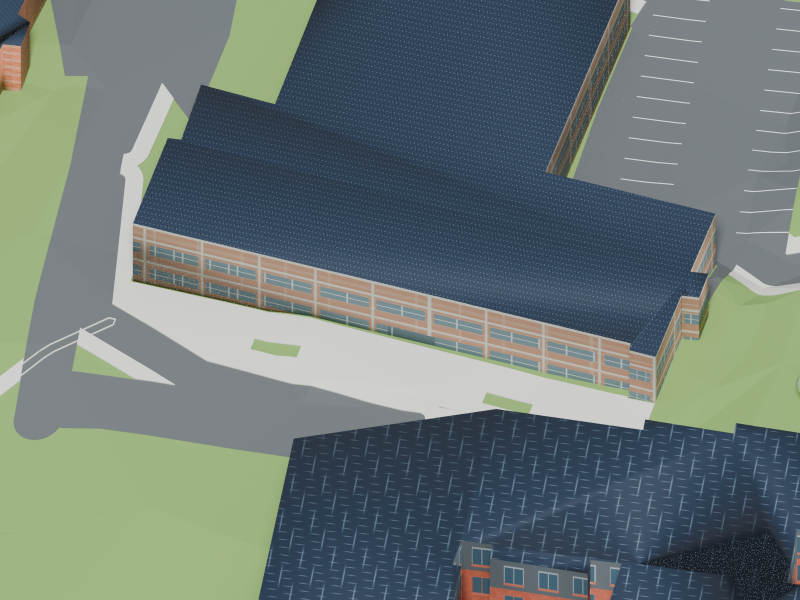
#> input picture personal-masterplan/monroe-pavement-fix/previews/existing_22_school_facade_forecourt.png, 1600 x 1200 px, found by its file name (shown at 1/2 size); its folder holds 8 pictures in this run; the run also reads 1 picture not shown here
$ python package_delivery.py
#> lines starting #> are read from the running program, lines starting #| are printed output that depends on the picture
from pathlib import Path
from PIL import Image,ImageDraw
import json,hashlib,shutil,zipfile
w=Path('/workspace/monroe-pavement-fix');d=w/'delivery';p=d/'previews';pipeline=d/'pipeline';pipeline.mkdir(exist_ok=True)
for s in (w/'scripts').glob('*.py'):shutil.copy2(s,pipeline/s.name)
for f in d.rglob('*.blend1'):f.unlink()
def gallery(names,cols,size,out):
 cellw,cellh=size;canvas=Image.new('RGB',(cols*cellw,((len(names)+cols-1)//cols)*cellh),'white');draw=ImageDraw.Draw(canvas)
 for i,(name,label) in enumerate(names):
  im=Image.open(p/(name+'.png')).convert('RGB');im.thumbnail((cellw,cellh-26));x=(i%cols)*cellw;y=(i//cols)*cellh;canvas.paste(im,(x+(cellw-im.width)//2,y));draw.text((x+12,y+cellh-22),label,fill='black')
 canvas.save(p/out)
shutil.copy2('/workspace/monroe-townhouse-correction/delivery/previews/existing_01_campus_masterplan.png',p/'before_existing_01_campus_masterplan.png')
gallery([('before_existing_01_campus_masterplan','Before pavement and material corrections'),('existing_01_campus_masterplan','After corrections - same camera')],2,(800,626),'before_after.png')
#> in gallery, `canvas = Image.new('RGB', (cols * cellw, (len(names) + cols - 1) // co`: canvas: PIL image 1600x626 RGB; every value is 255
#> in gallery, `im = Image.open(p / (name + '.png')).convert('RGB')`:
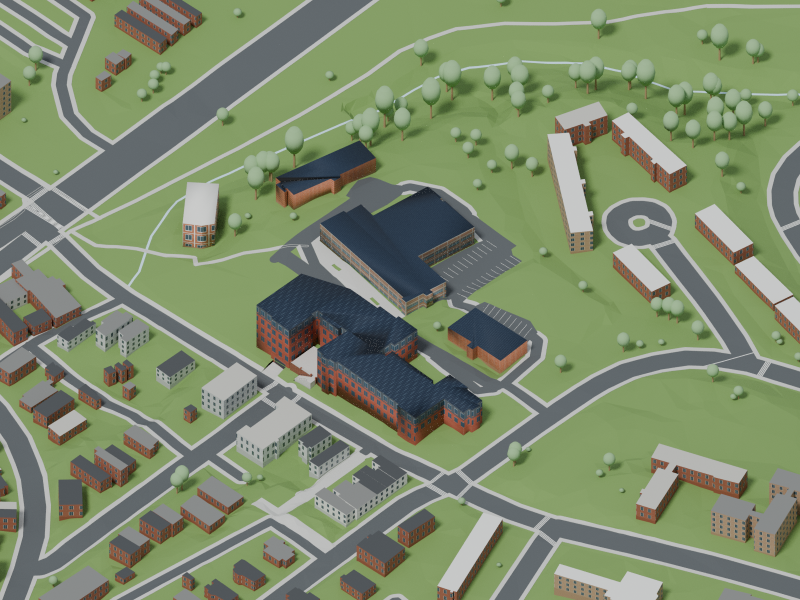
#> im: PIL image 1600x1200 RGB (shown at 1/2 size); mean R, G, B 125, 138, 108.7
#> in gallery, `im.thumbnail((cellw, cellh - 26))`:
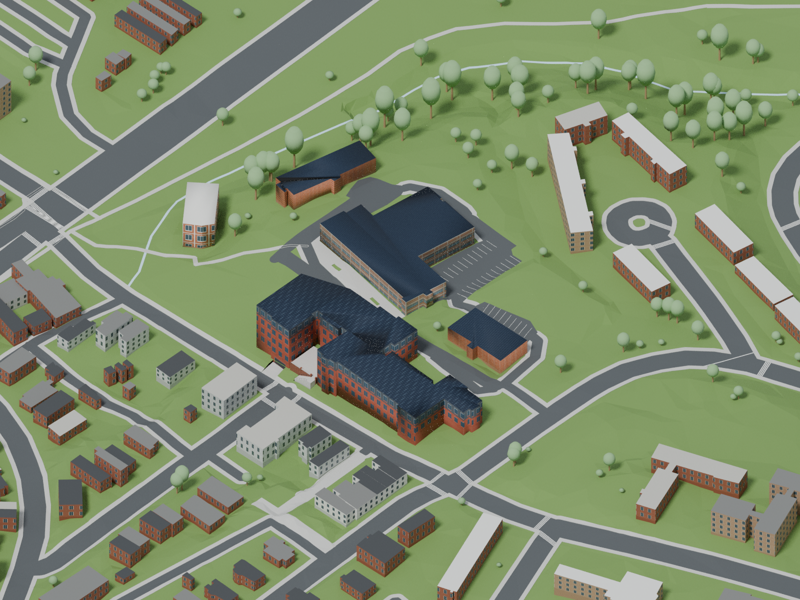
#> im: PIL image 800x600 RGB; mean R, G, B 125, 138, 108.7
#> in gallery, `canvas.paste(im, (x + (cellw - im.width) // 2, y))`:
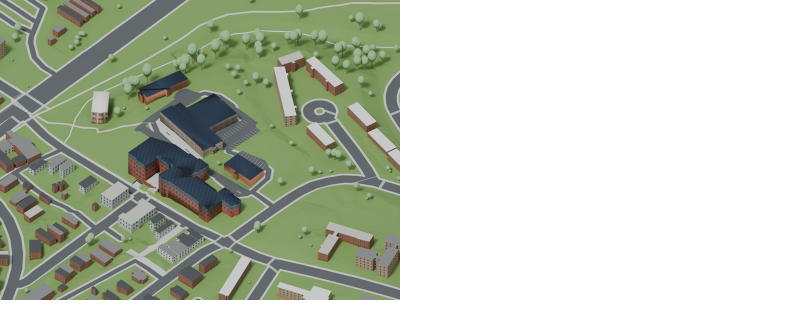
#> canvas: PIL image 1600x626 RGB (shown at 1/2 size); mean R, G, B 192.7, 198.9, 184.9
#> pass 2 of the loop in gallery, `for i,(name,label) in enumerate(names):`:
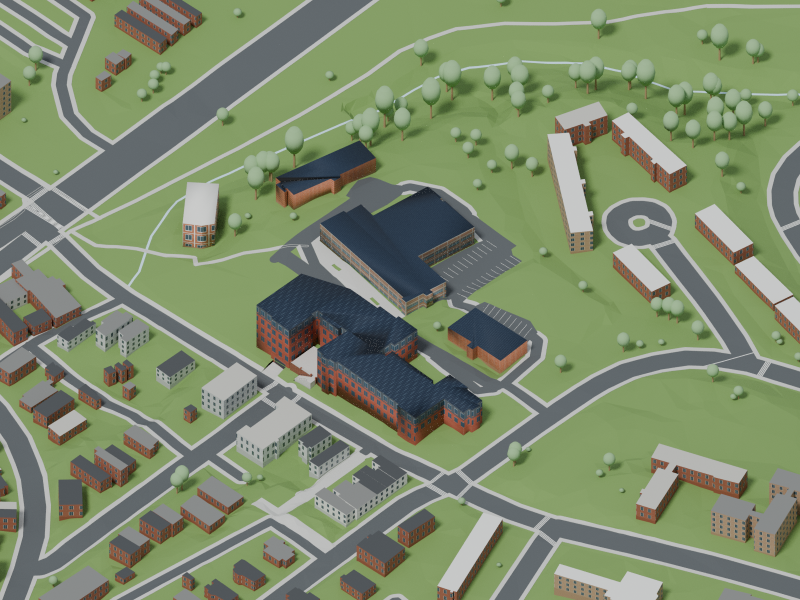
#> input picture personal-masterplan/monroe-pavement-fix/previews/existing_01_campus_masterplan.png, 1600 x 1200 px, found by its file name (shown at 1/2 size)
#> in gallery, `canvas.save(p/out)`:
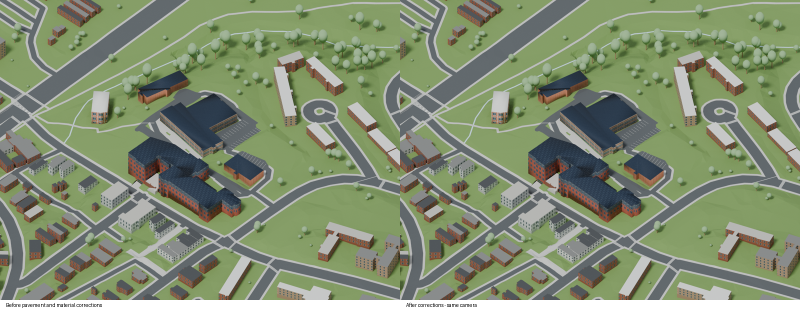
#> saved as before_after.png: PIL image 1600x626 RGB (shown at 1/2 size); mean R, G, B 130.2, 142.7, 114.6
gallery([('existing_01_campus_masterplan','Original site'),('proposed_01_campus_masterplan','Proposed site - same camera')],2,(800,626),'layout_comparison.png')
#> call 2 of gallery, with cols = 2, size = (800, 626), out = 'layout_comparison.png'
#> pass 2 of the loop in gallery, `for i,(name,label) in enumerate(names):`:
#> im: PIL image 1600x1200 RGB
#> im: PIL image 800x600 RGB
#> in gallery (call 2), `canvas.save(p/out)`:
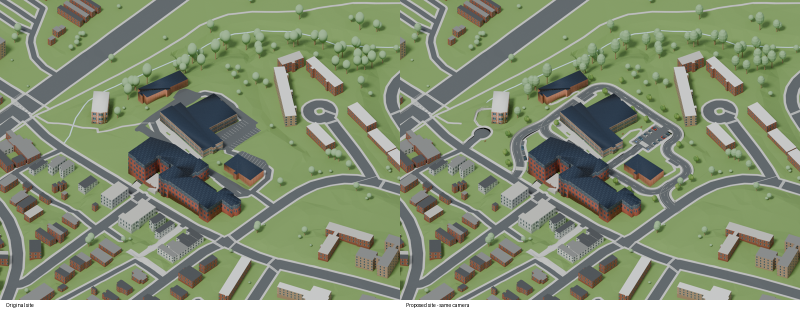
#> saved as layout_comparison.png: PIL image 1600x626 RGB (shown at 1/2 size); mean R, G, B 130.3, 142.6, 115
gallery([('existing_22_school_facade_forecourt','School facade and concrete forecourt'),('existing_21_original_60ft_parking','Original parking - 60 ft module'),('proposed_15_garage_curb_fix','Garage apron stops at carriageway'),('proposed_16_network_junction_fix','Wider streets and continuous sidewalks'),('proposed_17_baseball_smooth_boundary','Smooth editable baseball infield'),('proposed_18_grass_roof_no_imagery','Woodson grass roof'),('proposed_19_housing_white_roofs_sidewalks','White housing roofs and sidewalks'),('proposed_20_corner_brick_white_columns','Corner red brick and white trim')],2,(650,515),'feature_gallery.png')
#> call 3 of gallery, with cols = 2, size = (650, 515), out = 'feature_gallery.png'
#> in gallery (call 3), `canvas = Image.new('RGB', (cols * cellw, (len(names) + cols - 1) // co`: canvas: PIL image 1300x2060 RGB; every value is 255
#> in gallery (call 3), `im.thumbnail((cellw, cellh - 26))`:
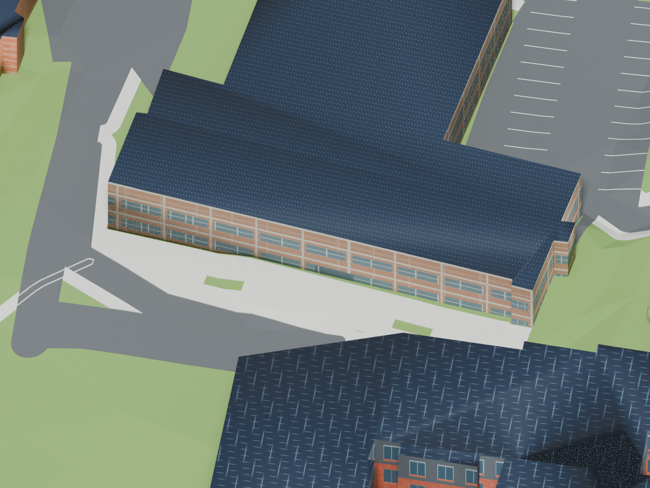
#> im: PIL image 650x488 RGB; mean R, G, B 107, 118.9, 117.4
#> in gallery (call 3), `canvas.paste(im, (x + (cellw - im.width) // 2, y))`:
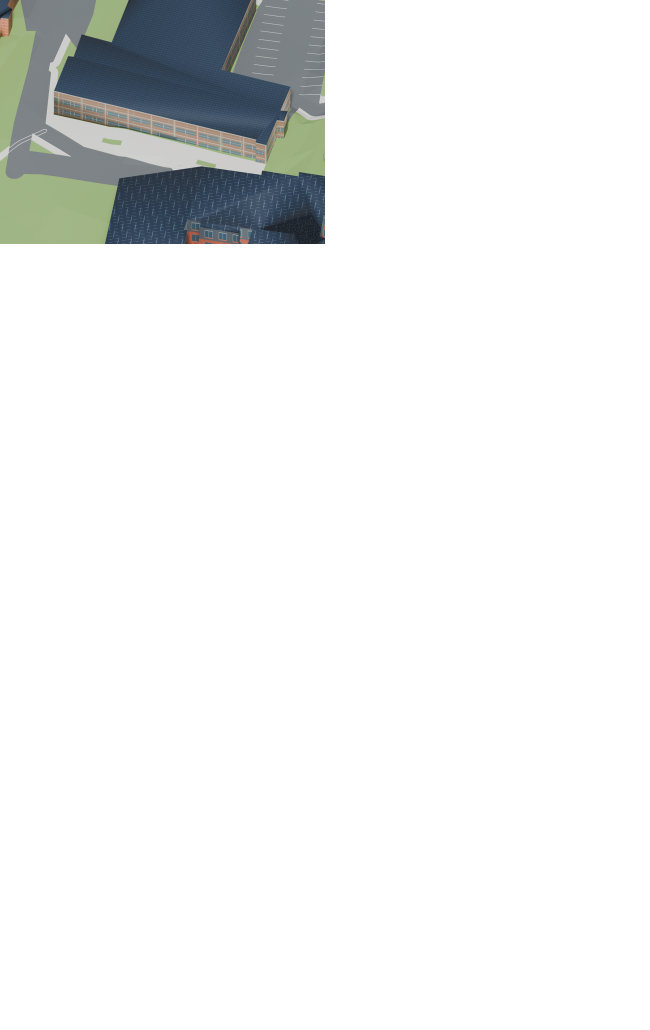
#> canvas: PIL image 1300x2060 RGB (shown at 1/2 size); mean R, G, B 237.5, 238.9, 238.7
#> pass 2 of the loop in gallery, `for i,(name,label) in enumerate(names):`:
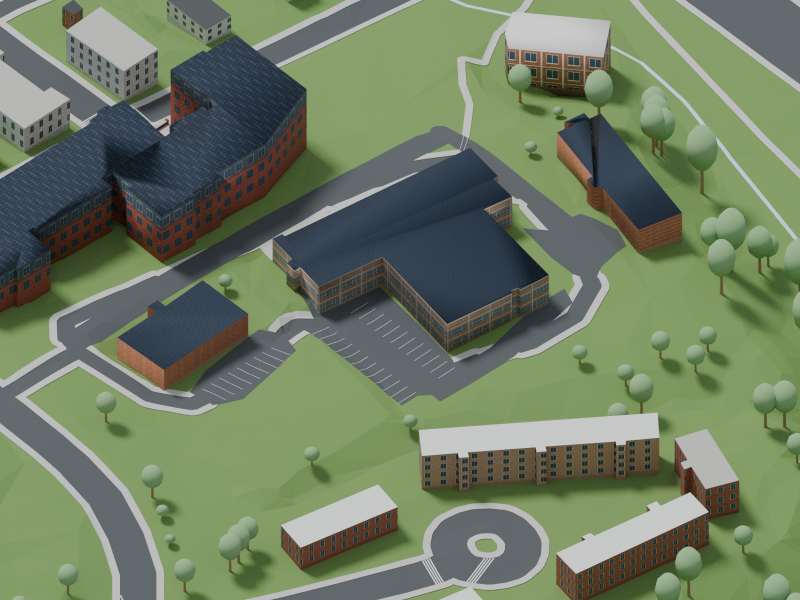
#> input picture personal-masterplan/monroe-pavement-fix/previews/existing_21_original_60ft_parking.png, 1600 x 1200 px, found by its file name (shown at 1/2 size)
#> im: PIL image 1600x1200 RGB
#> im: PIL image 650x488 RGB
#> in gallery (call 3), `canvas.paste(im, (x + (cellw - im.width) // 2, y))`:
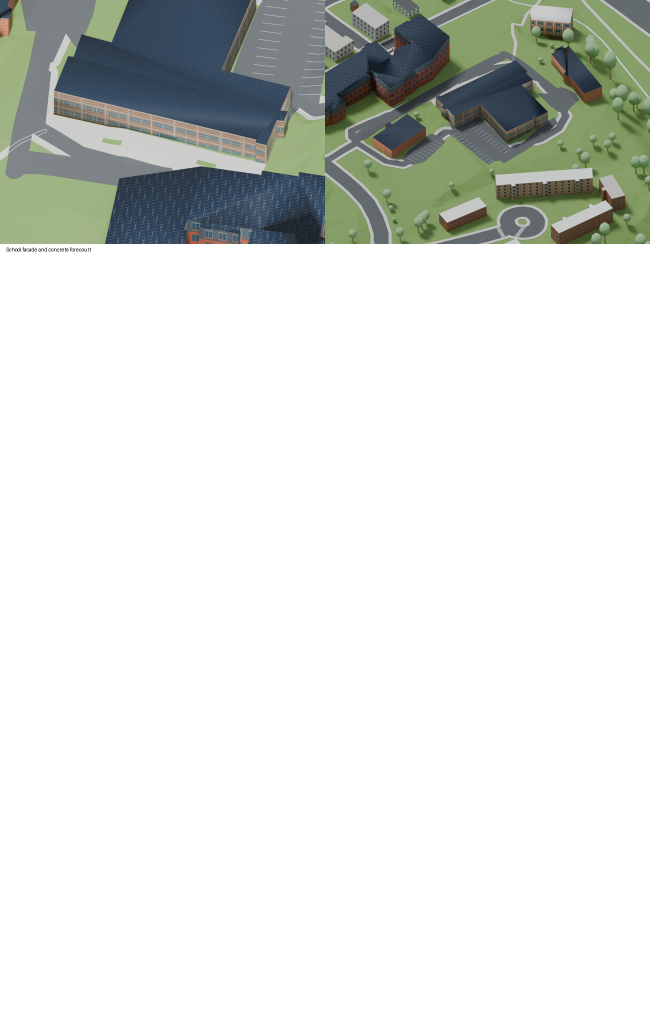
#> canvas: PIL image 1300x2060 RGB (shown at 1/2 size); mean R, G, B 220.3, 223.3, 220.1
#> pass 3 of the loop in gallery, `for i,(name,label) in enumerate(names):`:
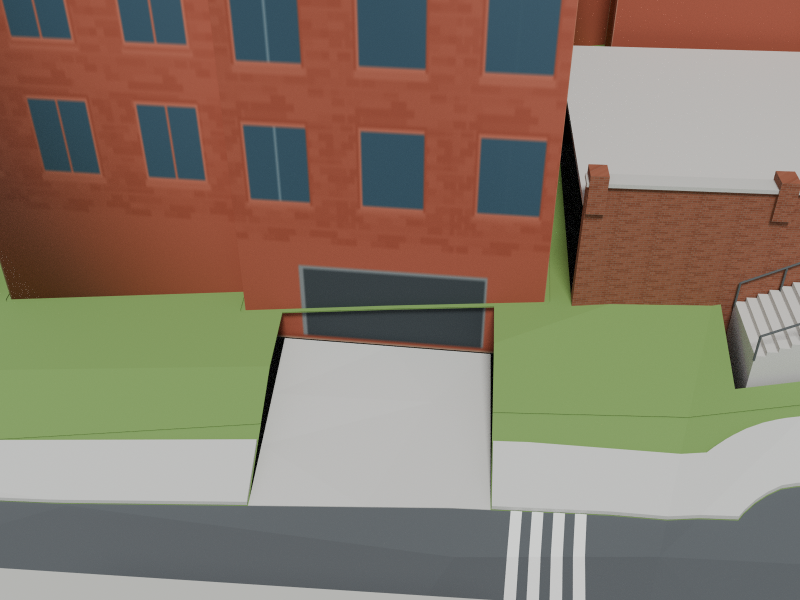
#> input picture personal-masterplan/monroe-pavement-fix/previews/proposed_15_garage_curb_fix.png, 1600 x 1200 px, found by its file name (shown at 1/2 size)
#> im: PIL image 1600x1200 RGB
#> in gallery (call 3), `im.thumbnail((cellw, cellh - 26))`:
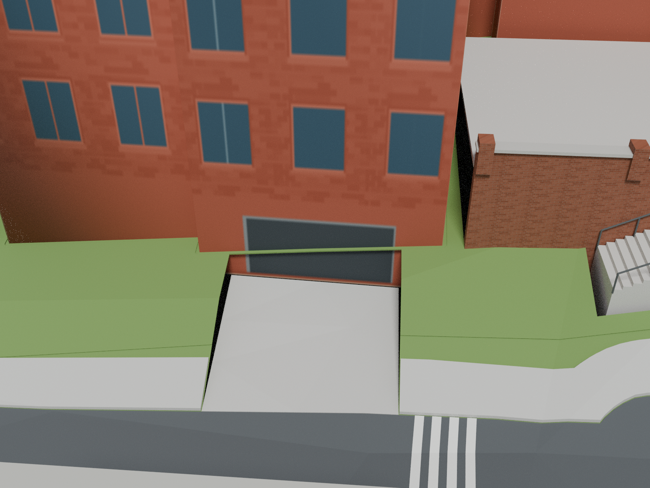
#> im: PIL image 650x488 RGB; mean R, G, B 135.1, 120.8, 105.8
#> in gallery (call 3), `canvas.paste(im, (x + (cellw - im.width) // 2, y))`:
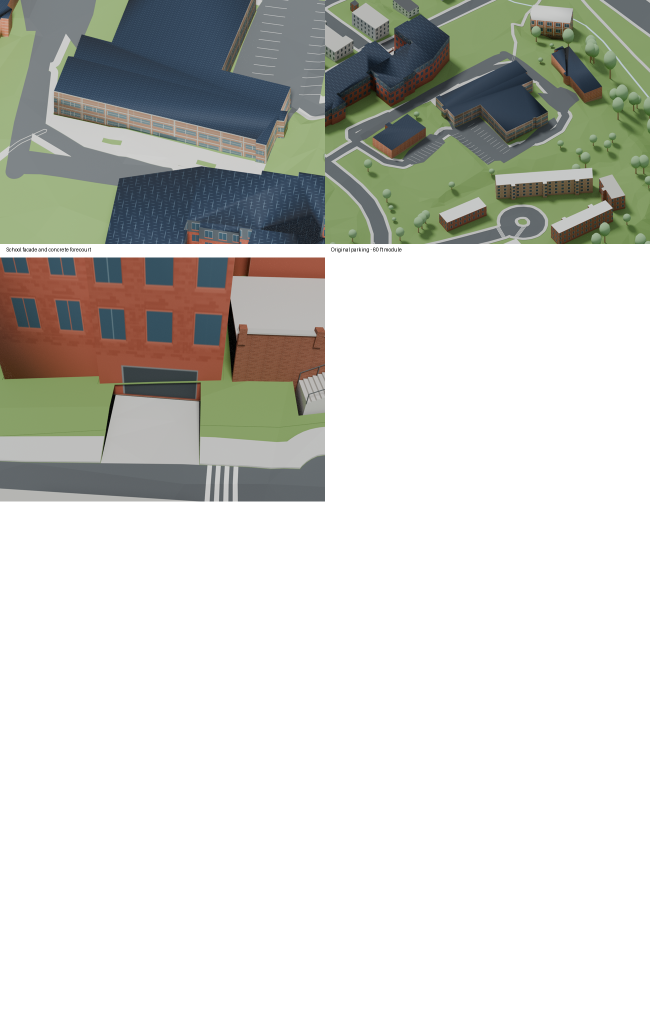
#> canvas: PIL image 1300x2060 RGB (shown at 1/2 size); mean R, G, B 206.1, 207.4, 202.4
#> the loop made 4 passes; the first 3 are shown
#> (the run stopped early here; a loop or call above may not have finished)
